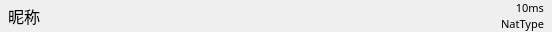
<?xml version="1.0" encoding="UTF-8"?>
<ui version="4.0">
 <class>PeerItemWidget</class>
 <widget class="QWidget" name="PeerItemWidget">
  <property name="geometry">
   <rect>
    <x>0</x>
    <y>0</y>
    <width>552</width>
    <height>32</height>
   </rect>
  </property>
  <property name="sizePolicy">
   <sizepolicy hsizetype="Expanding" vsizetype="Fixed">
    <horstretch>0</horstretch>
    <verstretch>0</verstretch>
   </sizepolicy>
  </property>
  <property name="minimumSize">
   <size>
    <width>0</width>
    <height>32</height>
   </size>
  </property>
  <property name="maximumSize">
   <size>
    <width>16777215</width>
    <height>32</height>
   </size>
  </property>
  <property name="windowTitle">
   <string>Form</string>
  </property>
  <layout class="QHBoxLayout" name="horizontalLayout_2">
   <property name="leftMargin">
    <number>8</number>
   </property>
   <property name="topMargin">
    <number>0</number>
   </property>
   <property name="rightMargin">
    <number>8</number>
   </property>
   <property name="bottomMargin">
    <number>1</number>
   </property>
   <item>
    <widget class="QLabel" name="nick">
     <property name="font">
      <font>
       <family>阿里巴巴普惠体 2.0 55 Regular</family>
       <pointsize>12</pointsize>
       <italic>false</italic>
      </font>
     </property>
     <property name="text">
      <string>昵称</string>
     </property>
    </widget>
   </item>
   <item>
    <spacer name="horizontalSpacer">
     <property name="orientation">
      <enum>Qt::Horizontal</enum>
     </property>
     <property name="sizeHint" stdset="0">
      <size>
       <width>68</width>
       <height>20</height>
      </size>
     </property>
    </spacer>
   </item>
   <item>
    <layout class="QVBoxLayout" name="verticalLayout">
     <property name="spacing">
      <number>0</number>
     </property>
     <item>
      <widget class="QLabel" name="rtt">
       <property name="font">
        <font>
         <family>阿里巴巴普惠体 2.0 55 Regular</family>
         <pointsize>8</pointsize>
         <italic>false</italic>
        </font>
       </property>
       <property name="layoutDirection">
        <enum>Qt::LeftToRight</enum>
       </property>
       <property name="text">
        <string>10ms</string>
       </property>
       <property name="alignment">
        <set>Qt::AlignRight|Qt::AlignTrailing|Qt::AlignVCenter</set>
       </property>
      </widget>
     </item>
     <item>
      <widget class="QLabel" name="natType">
       <property name="font">
        <font>
         <family>阿里巴巴普惠体 2.0 55 Regular</family>
         <pointsize>8</pointsize>
         <italic>false</italic>
        </font>
       </property>
       <property name="layoutDirection">
        <enum>Qt::LeftToRight</enum>
       </property>
       <property name="text">
        <string>NatType</string>
       </property>
       <property name="alignment">
        <set>Qt::AlignRight|Qt::AlignTrailing|Qt::AlignVCenter</set>
       </property>
       <property name="margin">
        <number>0</number>
       </property>
      </widget>
     </item>
    </layout>
   </item>
  </layout>
 </widget>
 <resources/>
 <connections/>
</ui>
